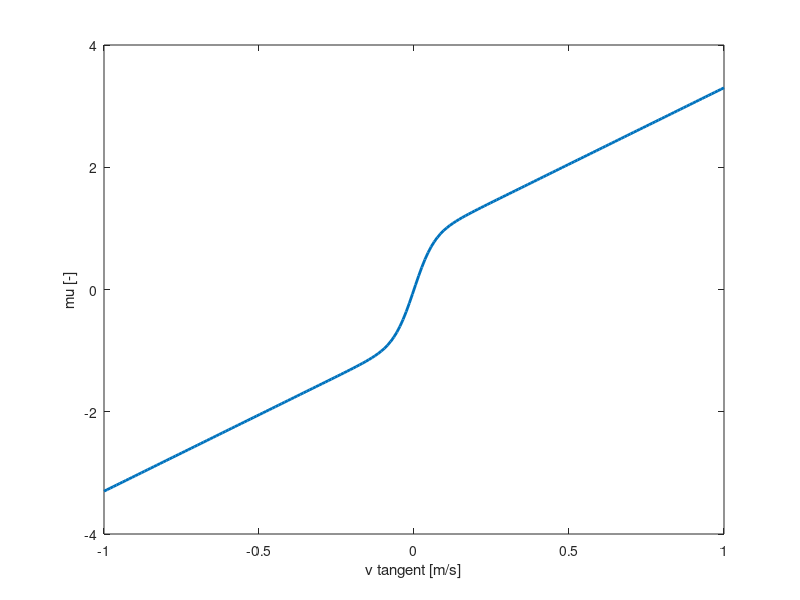

This chart was generated by the following MATLAB code:


parameters.v_transition (1,1) = 0.2; % [m s^-1]
parameters.mu_friction (1,1) = 0.8; % [-]
parameters.mu_viscousFriction (1,1) = 0.5; % [-]


tangent_velocity_SX = linspace(-1,1,200);

mu_fr = parameters.mu_friction * tanh(tangent_velocity_SX/parameters.v_transition*pi) + ...
        parameters.mu_viscousFriction * tangent_velocity_SX/parameters.v_transition;


figure
plot(tangent_velocity_SX,mu_fr, 'LineWidth',2)
xlabel('v tangent [m/s]')
ylabel('mu [-]')
